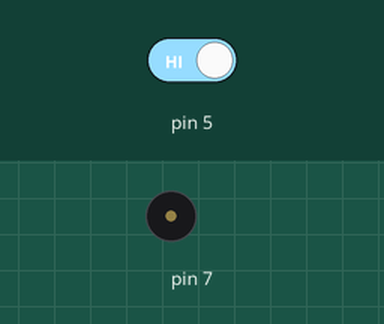
Simulated run of this sketch. Board: Arduino Uno, built with avr-gcc and run on an emulated ATmega328P. Shown: buzzer (waves = sounding). The test bench sets the inputs (shaded band); at power-on: pin 5 HIGH. Random numbers use the default seed unless the sketch sets one.

Above: at 1.2 s.
1.3 s: pin 5 driven LOW
At 2.1 s:
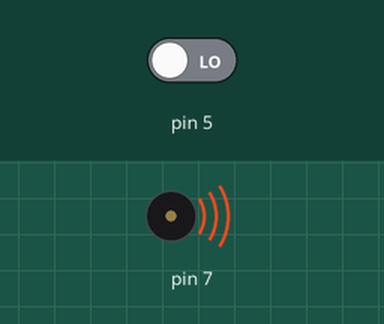
Timing chart, 0 to 4.3 s (numbered marks = the images above; inputs shaded):
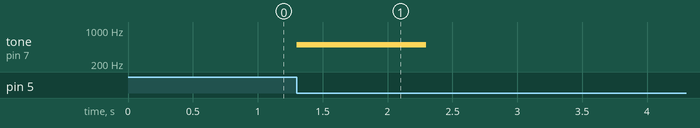

The sketch:

sketch_aug20a.ino
```cpp
void setup()
{
  Serial.begin(9600);
  pinMode(7, OUTPUT);
  pinMode(5, INPUT);
}
void loop()
{
  if(digitalRead(5)==0)//Если кнопка включена, то...
  {
    tone(7, 500);//Зуммер включить на 1 сек (500Гц)
    delay(1000);
    noTone(7);
    delay(10000);//Считывание 10 сек
    int a;
    a=random(60, 95);
    Serial.print(a, DEC);//Передача данных по Bluetooth
    tone(7, 500);//Зуммер включить на 2 сек (500Гц)
    delay(2000);
    noTone(7);
  }
}
```

Measured:
- after the input at 1.3 s, tone on pin 7: silent → 500 Hz at once, → silent 1.0 s later
